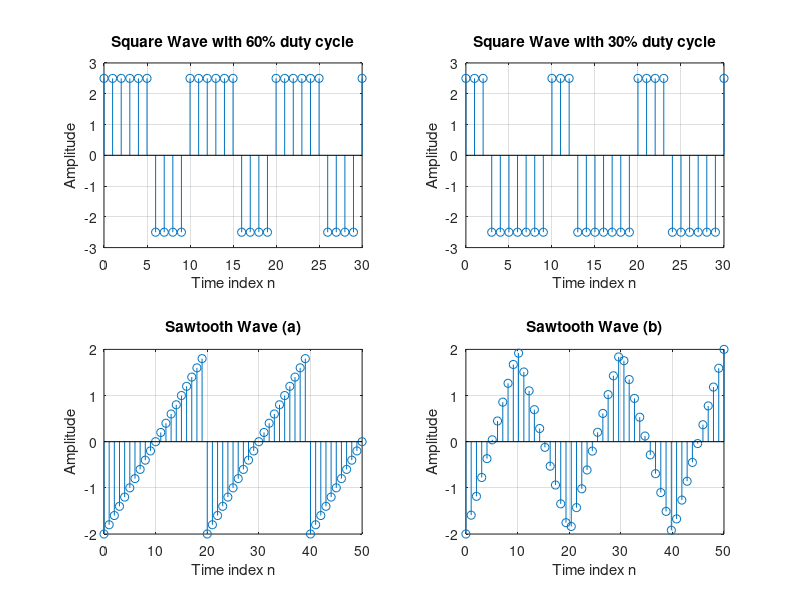
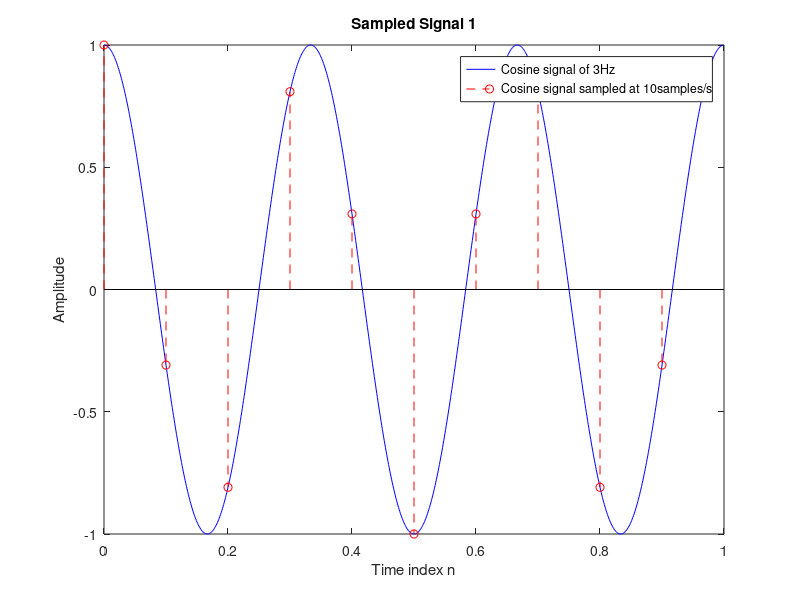
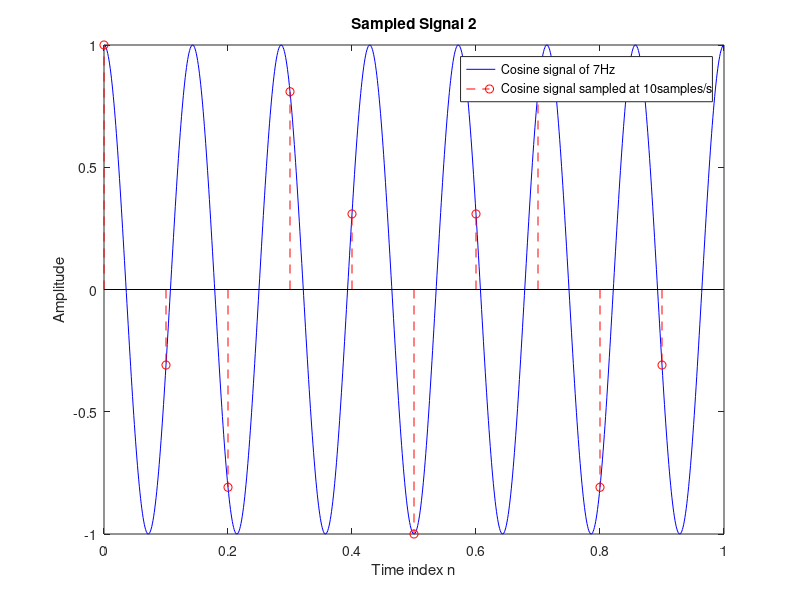

MATLAB code to generate these figures, in order:
%% Pratik Ravikumar Sanghavi (2017AAPS0394G)
%% Problem Statement 1: Generation of waveforms for square wave and the sawtooth wave
%% Program Initialization
clc;
clear all;
close all;
%% Square Wave with 60% duty cycle
%% Variable initialization
t=linspace(0,6*pi,31);
y1=2.5.*square(t,60);
%% Square Wave with 30% duty cycle
%% Variable initialization
y2=2.5.*square(t,30);
%% Sawtooth Function with a ramp characteristic
%% Variable Initialization 
t1=linspace(0,5*pi,51);
y3=2.*sawtooth(t1);
%% Sawtooth wave with a triangular characteristic
%% Variable initialization
t2=linspace(0,5*pi,50);
y4=2.*sawtooth(t2,1/2);
%% Plot Generation
figure(1);
subplot(2,2,1);
stem(5*t/pi,y1);
title('Square Wave with 60% duty cycle');
xlabel('Time index n');
ylabel('Amplitude');
grid on;

subplot(2,2,2);
stem(5*t/pi,y2);
title('Square Wave with 30% duty cycle');
xlabel('Time index n');
ylabel('Amplitude');
grid on;

subplot(2,2,3)
stem(10*t1/pi,y3);
title('Sawtooth Wave (a)');
xlabel('Time index n');
ylabel('Amplitude');
axis([0 50 -2 2]);
grid on;

subplot(2,2,4)
stem(10*t2/pi,y4);
title('Sawtooth Wave (b)');
xlabel('Time index n');
ylabel('Amplitude');
axis([0 50 -2 2]);
grid on;
%% Problem Statement 2:Sampling of sinusoidal waveform
%% Program Initialization
clc;
%close all;
%% Cosine Wave of 3Hz
%% Variable Declaration
fsig1=3;
tsig=0:1e-3:1-1e-3;
y5=cos(2*pi*fsig1*tsig);
n=0:9;
Ts=0.1;
ysamp5=cos(2*pi*fsig1*n*Ts);
%% Cosine Wave of 7Hz
%% Variable Declaration
fsig2=7;
y6=cos(2*pi*fsig2*tsig);
n=0:9;
Ts=0.1;
ysamp6=cos(2*pi*fsig2*n*Ts);
%% Plot Generation
figure(2);
plot(tsig,y5,'b-');
hold on
stem(n*Ts,ysamp5,'r--o');
title('Sampled Signal 1');
xlabel('Time index n');
ylabel('Amplitude');
legend('Cosine signal of 3Hz','Cosine signal sampled at 10samples/s');

figure(3);
plot(tsig,y6,'b-');
hold on
stem(n*Ts,ysamp6,'r--o');
title('Sampled Signal 2');
xlabel('Time index n');
ylabel('Amplitude');
legend('Cosine signal of 7Hz','Cosine signal sampled at 10samples/s');
%% Verification of sequences
disp(ysamp5);
disp(ysamp6);
error=abs(ysamp5-ysamp6);
if error<1e-7
    fprintf('The sequences generated by sampling a 3Hz and 7Hz at 10samples/s are equal and agree with theoretical predictions\n');
else
    fprintf('Error in sequence generation\n');
end